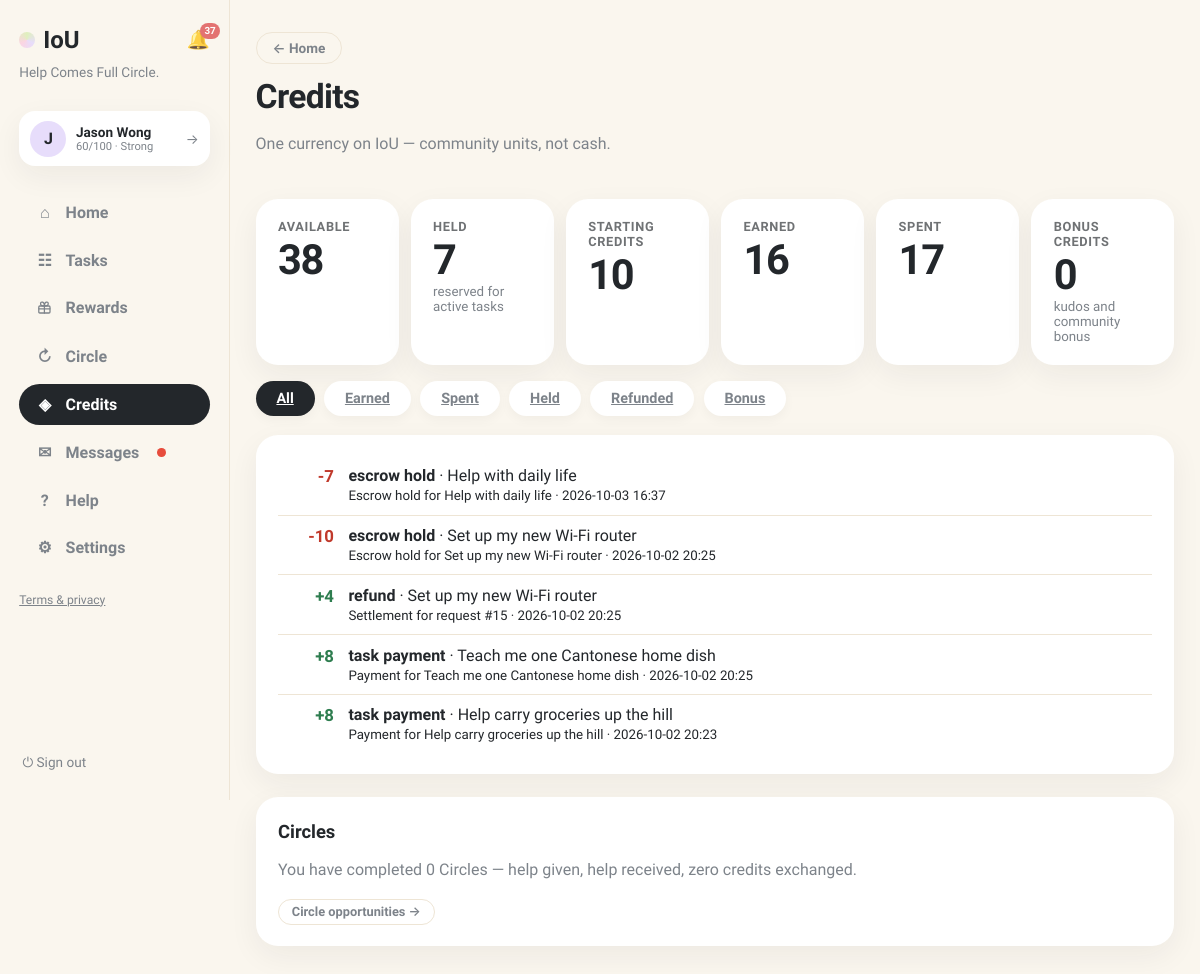
The page /history (signed in) on the database its author committed.
### tables this page shows
CREATE TABLE users (
                id INTEGER PRIMARY KEY, name TEXT NOT NULL, email TEXT UNIQUE NOT NULL,
                password TEXT NOT NULL, balance INTEGER NOT NULL DEFAULT 0,
                held_balance INTEGER NOT NULL DEFAULT 0,
                is_moderator INTEGER NOT NULL DEFAULT 0
            , language TEXT NOT NULL DEFAULT 'en', address TEXT, district TEXT, hkid TEXT, address_id TEXT, age INTEGER, birthday TEXT, skills TEXT NOT NULL DEFAULT '', community_helper INTEGER NOT NULL DEFAULT 0, created_at TEXT, consent_analytics INTEGER NOT NULL DEFAULT 0, reliability INTEGER NOT NULL DEFAULT 60, account_status TEXT NOT NULL DEFAULT 'active', analytics_consent INTEGER NOT NULL DEFAULT 0, username TEXT, bio TEXT, verification_identity TEXT NOT NULL DEFAULT 'unverified', verification_neighbourhood TEXT NOT NULL DEFAULT 'unverified', vis_photo INTEGER NOT NULL DEFAULT 1, vis_neighbourhood INTEGER NOT NULL DEFAULT 1, vis_skills INTEGER NOT NULL DEFAULT 1, vis_bio INTEGER NOT NULL DEFAULT 1, vis_completed INTEGER NOT NULL DEFAULT 1, vis_circle INTEGER NOT NULL DEFAULT 1, circle_enabled INTEGER NOT NULL DEFAULT 1, circle_notifications INTEGER NOT NULL DEFAULT 1, circle_community_only INTEGER NOT NULL DEFAULT 0, circle_max_distance_km REAL NOT NULL DEFAULT 2.0, circle_availability TEXT NOT NULL DEFAULT '');

CREATE TABLE ledger (
                id INTEGER PRIMARY KEY, user_id INTEGER NOT NULL, request_id INTEGER,
                kind TEXT NOT NULL, amount INTEGER NOT NULL, description TEXT NOT NULL,
                created_at TEXT NOT NULL, FOREIGN KEY(user_id) REFERENCES users(id),
                FOREIGN KEY(request_id) REFERENCES requests(id)
            );

CREATE TABLE requests (
                id INTEGER PRIMARY KEY, title TEXT NOT NULL, description TEXT NOT NULL,
                category TEXT NOT NULL, requester_id INTEGER NOT NULL,
                status TEXT NOT NULL DEFAULT 'open', provider_id INTEGER,
                requester_value INTEGER, requester_buffer INTEGER,
                provider_value INTEGER, provider_buffer INTEGER,
                agreed_value INTEGER, negotiation_deadline TEXT,
                effort_minutes INTEGER, complexity INTEGER, quality_score INTEGER,
                completed_at TEXT,
                created_at TEXT NOT NULL, location TEXT, needed_by TEXT, urgency TEXT, meetup_date TEXT, meetup_time TEXT, meetup_location TEXT, preferred_time TEXT, completion_note TEXT, completion_evidence TEXT, confirm_requester INTEGER NOT NULL DEFAULT 0, confirm_provider INTEGER NOT NULL DEFAULT 0, started_at TEXT, provider_completed_at TEXT, requester_confirmed_at TEXT, release_at TEXT, proof_path TEXT, proof_status TEXT, dispute_eligible INTEGER NOT NULL DEFAULT 1, dispute_window_days INTEGER NOT NULL DEFAULT 3, settlement_value INTEGER, circle_id INTEGER, cancel_requested_by INTEGER, cancel_reason TEXT, cancel_compensation INTEGER NOT NULL DEFAULT 0, evidence_required INTEGER NOT NULL DEFAULT 1, duration_minutes INTEGER NOT NULL DEFAULT 0, community_id INTEGER, visibility TEXT NOT NULL DEFAULT 'public', reservation_status TEXT NOT NULL DEFAULT 'public', selected_by_user_id INTEGER, was_ever_reserved INTEGER NOT NULL DEFAULT 0,
                FOREIGN KEY(requester_id) REFERENCES users(id),
                FOREIGN KEY(provider_id) REFERENCES users(id)
            );

### app.py (the view)
@app.get("/history", response_class=HTMLResponse)
def credit_history(request: Request, view: str = "all"):
    user = current_user(request)
    if not user:
        return RedirectResponse("/login", status_code=303)
    kinds = {
        "all": "", "earned": "AND l.amount > 0 AND l.kind IN ('task_payment','welcome_credit')",
        "spent": "AND l.amount < 0 AND l.kind NOT IN ('refund','cancellation_refund')",
        "held": "AND l.kind='escrow_hold'",
        "refunded": "AND l.kind IN ('refund','cancellation_refund')",
        "bonus": "AND l.kind IN ('kudos_bonus','community_test')",
    }
    clause = kinds.get(view, "")
    with db() as connection:
        sql = (
            """SELECT l.*, r.title FROM ledger l LEFT JOIN requests r ON r.id=l.request_id
               WHERE l.user_id=? %s ORDER BY l.created_at DESC""" % clause
        )
        ledger = connection.execute(sql, (user["id"],)).fetchall()
        summary = {
            "available": user["balance"],
            "held": user["held_balance"],
            "starting": 10,
            "earned": connection.execute(
                """SELECT COALESCE(SUM(l.amount),0) s FROM ledger l
                   WHERE l.user_id=? AND l.amount>0 AND l.kind IN ('task_payment','welcome_credit')""",
                (user["id"],)).fetchone()["s"],
            "spent": abs(connection.execute(
                """SELECT COALESCE(SUM(l.amount),0) s FROM ledger l
                   WHERE l.user_id=? AND l.amount<0
                     AND l.kind NOT IN ('refund','cancellation_refund')""",
                (user["id"],)).fetchone()["s"]),
            "bonus": connection.execute(
                """SELECT COALESCE(SUM(l.amount),0) s FROM ledger l
                   WHERE l.user_id=? AND l.kind IN ('kudos_bonus','community_test')""",
                (user["id"],)).fetchone()["s"],
            "circle": connection.execute(
                """SELECT COUNT(DISTINCT cp.id) c FROM chain_proposals cp
                   JOIN chain_members cm ON cm.proposal_id=cp.id
                   WHERE cm.user_id=? AND cp.status='completed'""", (user["id"],)).fetchone()["c"],
        }
    return render(request, "history.html", page="credits", ledger=ledger,
                  summary=summary, view=view, views=list(kinds))

### templates/history.html (shortened to what this page needs)
{% extends "base.html" %}
{% block content %}
<header class="page-head">
  <div>
    <a class="btn-ghost btn-back" href="/">← Home</a>
    <h1 style="margin-top:.8rem">Credits</h1>
    <p class="muted">One currency on IoU — community units, not cash.</p>
  </div>
</header>
<div class="credit-summary">
  <div class="card"><span class="stat-label">Available</span><span class="stat-big {% if summary.available < 0 %}neg{% endif %}">{{ summary.available }}</span></div>
  <div class="card"><span class="stat-label">Held</span><span class="stat-big">{{ summary.held }}</span><small class="muted">reserved for active tasks</small></div>
  <div class="card"><span class="stat-label">Starting credits</span><span class="stat-big">{{ summary.starting }}</span></div>
  <div class="card"><span class="stat-label">Earned</span><span class="stat-big">{{ summary.earned }}</span></div>
  <div class="card"><span class="stat-label">Spent</span><span class="stat-big">{{ summary.spent }}</span></div>
  <div class="card"><span class="stat-label">Bonus credits</span><span class="stat-big">{{ summary.bonus }}</span><small class="muted">kudos and community bonus</small></div>
</div>
<div class="board-tabs">
  {% for key in views %}
  <a class="btab {% if view == key %}active{% endif %}" href="/history?view={{ key }}">{{ key|capitalize }}</a>
  {% endfor %}
</div>
<div class="card">
  <ul class="ledger-list">
  {% for item in ledger %}
    <li><span class="ledger-amount {% if item.amount > 0 %}pos{% else %}neg{% endif %}">{{ '+' if item.amount > 0 else '' }}{{ item.amount }}</span><div><b>{{ item.kind.replace('_',' ') }}</b>{% if item.title %} · {{ item.title }}{% endif %}<br><small>{{ item.description }} · {{ item.created_at[:16]|replace('T',' ') }}</small></div></li>
  {% else %}<li class="empty">Nothing in this category yet.</li>{% endfor %}
  </ul>
</div>
<section class="card">
  <h2>Circles</h2>
  <p class="muted">You have completed {{ summary.circle }} Circle{{ 's' if summary.circle != 1 }} — help given, help received, zero credits exchanged.</p>
  <a class="btn-ghost btn-sm" href="/chain-invitations">Circle opportunities →</a>
</section>
{% endblock %}

### templates/base.html (shortened to what this page needs)
<!doctype html>
<html lang="en"><head><link rel="stylesheet" href="/static/style.css"></head>
<body class="app-body">
<nav class="sidebar">
  <div class="brand-row">
    <a class="brand" href="/"><span class="brand-dot"></span>IoU</a>
    {% if user %}
    <a class="bell {% if page == 'notifications' %}active{% endif %}" href="/notifications" title="Notifications">🔔{% if unread_notifs or unread_msgs %}<span class="bell-badge">{{ (unread_notifs or 0) + (unread_msgs or 0) }}</span>{% endif %}</a>
    {% endif %}
  </div>
  <p class="brand-tag">Help Comes Full Circle.</p>
  {% if user %}
  <a class="side-user" href="/profile" title="Your profile">
    <div class="avatar">{{ user.name[0] }}</div>
    {% set sc = user.reliability if user.reliability is not none else 60 %}
    {% set lab = 'Suspended' if sc <= 0 else ('Restricted' if sc < 30 else ('Limited' if sc < 60 else ('Strong' if sc < 80 else 'Excellent'))) %}
    <div class="sidebar-user-meta"><b>{{ user.name }}</b>
      <small>{{ sc }}/100 · {{ lab }}</small>
    </div>
    <span class="side-user-arrow">→</span>
  </a>
  <div class="nav-links">
    <a class="nav-link {% if page == 'home' %}active{% endif %}" href="/"><span class="nav-ico">⌂</span>Home</a>
    <a class="nav-link {% if page == 'browse' %}active{% endif %}" href="/browse"><span class="nav-ico">☷</span>Tasks</a>
    <a class="nav-link " href="/rewards"><span class="nav-ico"></span>Rewards</a>
    <a class="nav-link {% if page == 'circle' %}active{% endif %}" href="/chain-invitations"><span class="nav-ico">↻</span>Circle{% if circle_pending %}<span class="unread-dot"></span>{% endif %}</a>
    <a class="nav-link {% if page == 'credits' %}active{% endif %}" href="/history"><span class="nav-ico">◈</span>Credits</a>
    <a class="nav-link {% if page == 'messages' %}active{% endif %}" href="/messages"><span class="nav-ico">✉</span>Messages{% if unread_msgs %}<span class="unread-dot"></span>{% endif %}</a>
    <a class="nav-link {% if page == 'help' %}active{% endif %}" href="/help"><span class="nav-ico">?</span>Help</a>
    <a class="nav-link {% if page == 'account' %}active{% endif %}" href="/account"><span class="nav-ico">⚙</span>Settings</a>
  </div>
  <p class="nav-footer"><a href="/legal">Terms &amp; privacy</a></p>
  <form method="post" action="/logout" class="side-logout"><button class="link-button" title="Sign out">⏻ Sign out</button></form>
  {% else %}
  <div class="nav-links">
    <a class="nav-link" href="/login"><span class="nav-ico">→</span>Sign in</a>
    <a class="nav-link" href="/register"><span class="nav-ico">＋</span>Create account</a>
  </div>
  <p class="nav-footer"><a href="/legal">Terms &amp; privacy</a></p>
  {% endif %}
</nav>
<main class="content {% block content_class %}{% endblock %}">{% block content %}{% endblock %}</main>
</body></html>

### rows shown on the page
users: name "J", name "Jason Wong"
ledger: amount "-7", kind.replace "escrow hold", title "Help with daily life", description "Escrow hold for Help with daily life", created_at "2026-10-03 16:37"
ledger: amount "-10", kind.replace "escrow hold", title "Set up my new Wi-Fi router", description "Escrow hold for Set up my new Wi-Fi router", created_at "2026-10-02 20:25"
ledger: amount "+", amount "4", kind.replace "refund", title "Set up my new Wi-Fi router", description "Settlement for request #15", created_at "2026-10-02 20:25"
ledger: amount "+", amount "8", kind.replace "task payment", title "Teach me one Cantonese home dish", description "Payment for Teach me one Cantonese home dish", created_at "2026-10-02 20:25"
ledger: amount "+", amount "8", kind.replace "task payment", title "Help carry groceries up the hill", description "Payment for Help carry groceries up the hill", created_at "2026-10-02 20:23"

### other values the page prints
{{ (unread_notifs or 0) + (unread_msgs or 0) }} "37"
{{ sc }} "60"
{{ lab }} "Strong"
{{ summary.available }} "38"
{{ summary.held }} "7"
{{ summary.starting }} "10"
{{ summary.earned }} "16"
{{ summary.spent }} "17"
{{ summary.bonus }} "0"
{{ key|capitalize }} "All" "Earned" "Spent" "Held" "Refunded" "Bonus"
{{ summary.circle }} "0"
{{ 's' if summary.circle != 1 }} "s"
